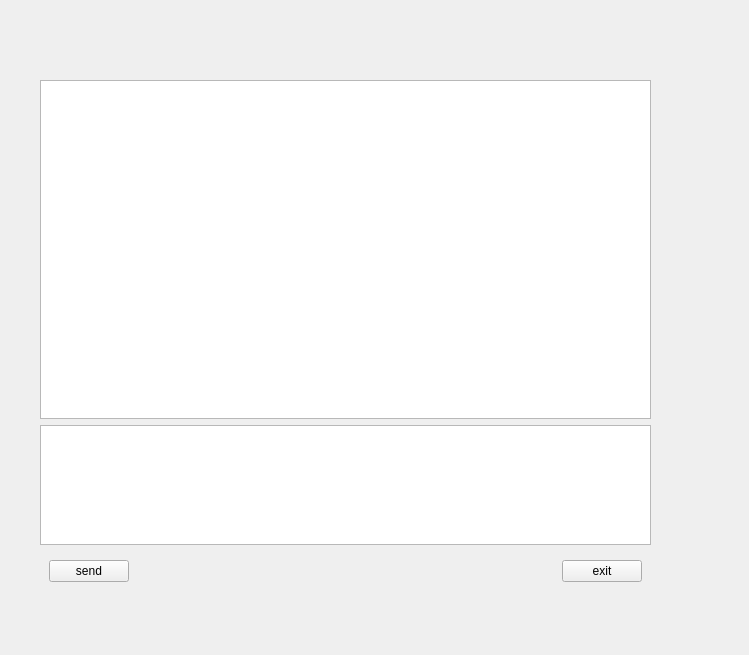
<?xml version="1.0" encoding="UTF-8"?>
<ui version="4.0">
 <class>dialog</class>
 <widget class="QWidget" name="dialog">
  <property name="geometry">
   <rect>
    <x>0</x>
    <y>0</y>
    <width>749</width>
    <height>655</height>
   </rect>
  </property>
  <property name="windowTitle">
   <string>Form</string>
  </property>
  <widget class="QWidget" name="widget_2" native="true">
   <property name="geometry">
    <rect>
     <x>40</x>
     <y>80</y>
     <width>611</width>
     <height>511</height>
    </rect>
   </property>
   <layout class="QVBoxLayout" name="verticalLayout">
    <item>
     <widget class="QTextBrowser" name="msgBrowser"/>
    </item>
    <item>
     <widget class="QTextEdit" name="textMsg">
      <property name="maximumSize">
       <size>
        <width>16777215</width>
        <height>120</height>
       </size>
      </property>
     </widget>
    </item>
    <item>
     <widget class="QWidget" name="widget" native="true">
      <layout class="QHBoxLayout" name="horizontalLayout">
       <item>
        <widget class="QPushButton" name="send">
         <property name="text">
          <string>send</string>
         </property>
        </widget>
       </item>
       <item>
        <spacer name="horizontalSpacer">
         <property name="orientation">
          <enum>Qt::Horizontal</enum>
         </property>
         <property name="sizeHint" stdset="0">
          <size>
           <width>10</width>
           <height>20</height>
          </size>
         </property>
        </spacer>
       </item>
       <item>
        <widget class="QPushButton" name="exit">
         <property name="text">
          <string>exit</string>
         </property>
        </widget>
       </item>
      </layout>
     </widget>
    </item>
   </layout>
  </widget>
 </widget>
 <resources/>
 <connections/>
</ui>
